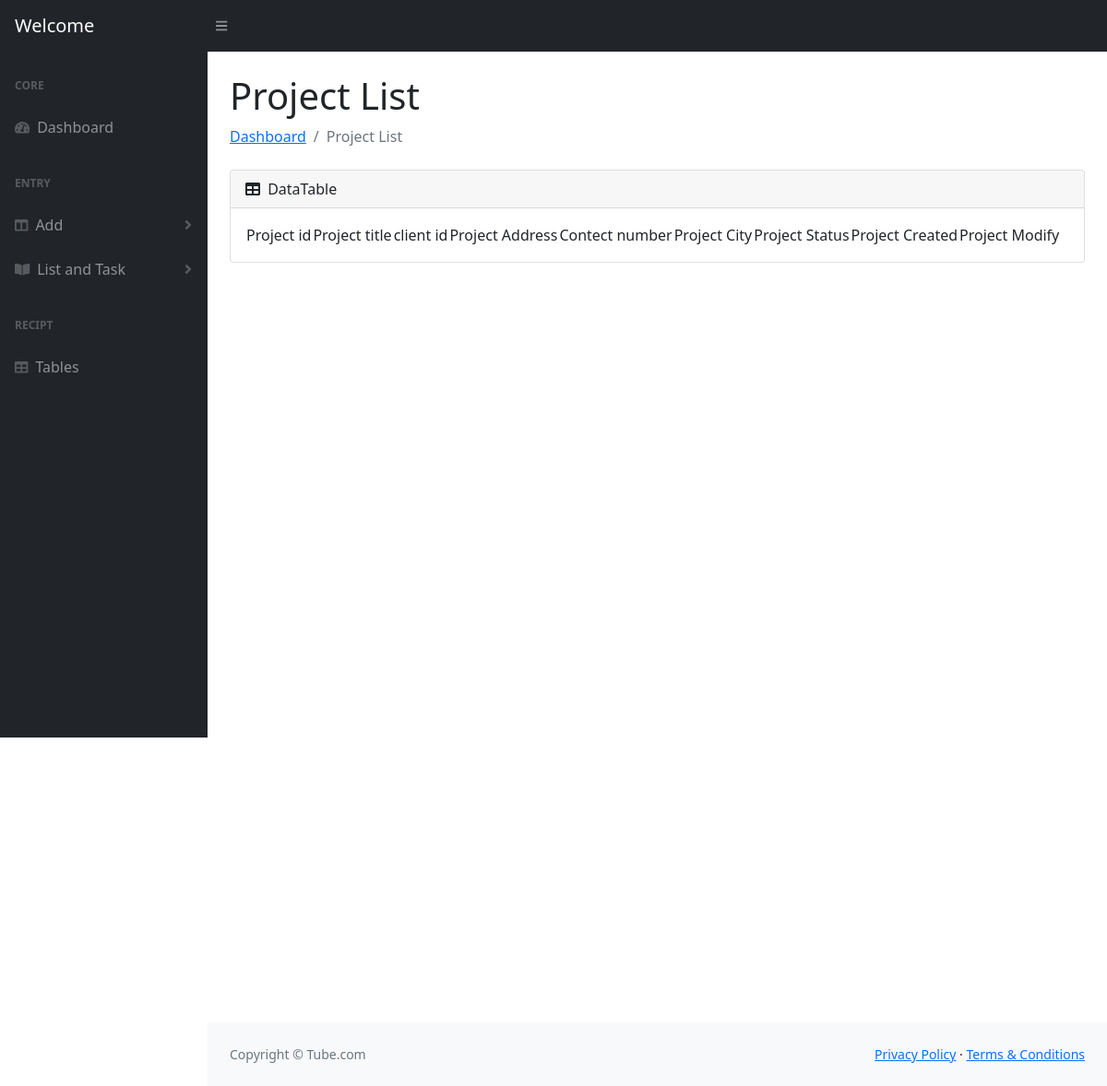
Before: /vproject with the older database file.
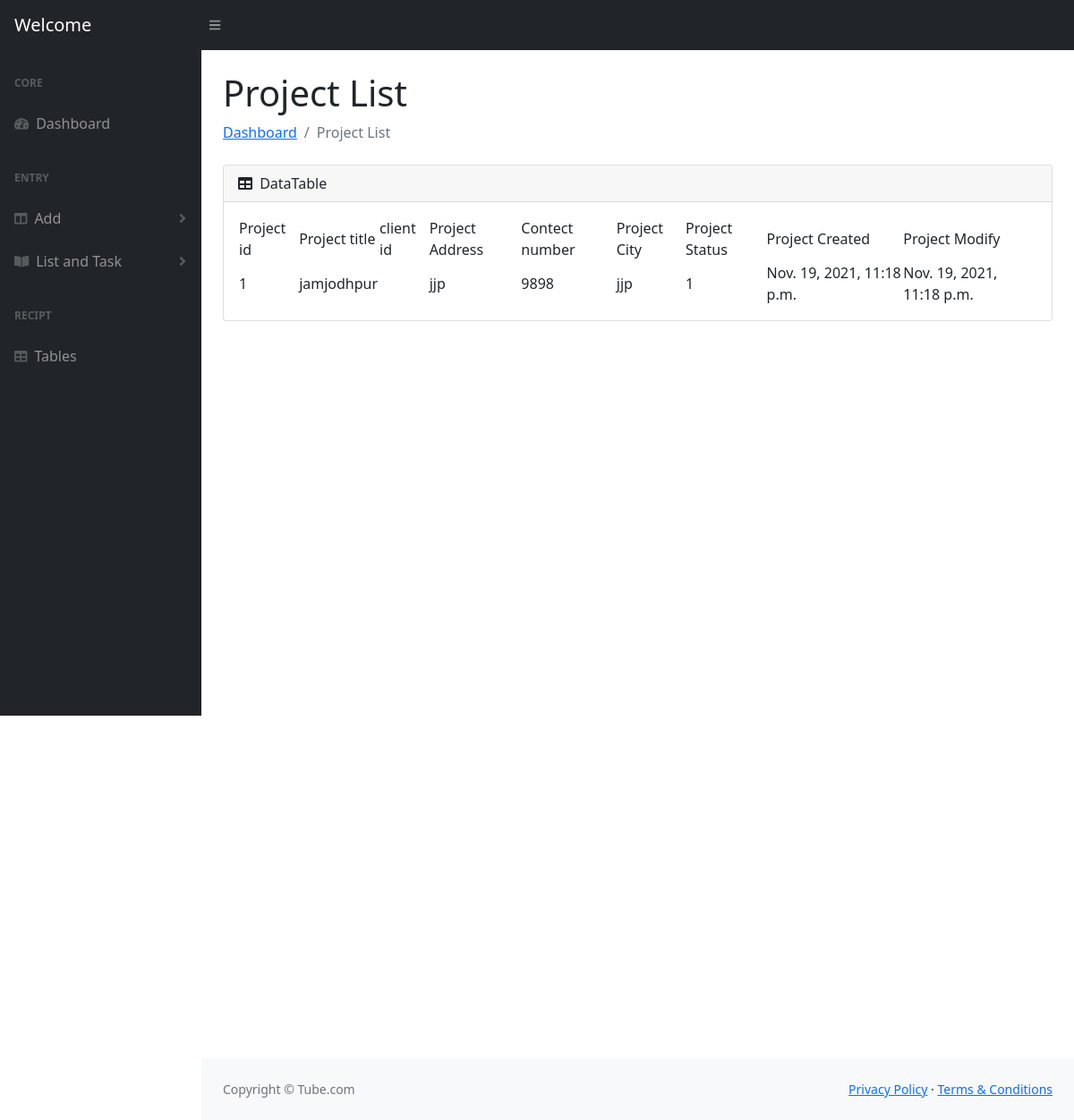
After: the same page with the newer database file.
### moduls/models.py (models this page shows)
class Project(models.Model):
    projectid =  models.AutoField(primary_key=True)
    projecttitle = models.CharField(max_length=100)
    plantid = models.ForeignKey(Plant,on_delete=models.CASCADE)
    address = models.CharField(max_length=200)
    projectcity = models.CharField(max_length=40)
    projectcountry = models.CharField(max_length=30)
    contecnumber = models.IntegerField()
    state = models.IntegerField(choices=STATUS_CHOICES)
    created = models.DateTimeField(auto_now_add=True)
    modify = models.DateTimeField(auto_now=True)

### moduls/views.py (the view)
# urls.py: path('vproject',views.vproject,name="vproject"),
def vproject(request):
    if request.method == 'POST':
        return render(request,'vproject.html')
    else:
        projectdata = Project.objects.all()
        return render(request, 'vproject.html',{'pd':projectdata})

### moduls/templates/vproject.html (shortened to what the changed rows need)
<!DOCTYPE html>
<html lang="en">
{% load static %}
    <head>
        <link href="https://cdn.jsdelivr.net/npm/simple-datatables@latest/dist/style.css" rel="stylesheet" />
        <link href="{% static 'css/styles.css' %}" rel="stylesheet" />
    </head>
    <body class="sb-nav-fixed">
        <div id="layoutSidenav">
            <div id="layoutSidenav_content">
                <main>
                    <div class="container-fluid px-4">
 <h1 class="mt-4">Project List</h1>
                        <div class="card mb-4">
                            <div class="card-body">
                               <table id="datatablesSimple">
                                        {% for i in pd %}
                                        <tr>
                                            <td>{{i.projectid}}</td>
                                            <td>{{i.projecttitle}}</td>
                                            <td>{{i.plantid.siteid.clientid.clientid}}</td>
                                            <td>{{i.address}}</td>
                                            <td>{{i.contecnumber}}</td>
                                            <td>{{i.projectcity}}</td>
                                            <td>{{i.state}}</td>
                                            <td>{{i.created}}</td>
                                            <td>{{i.modify}}</td>
                                        </tr>
                                        {% endfor %}
                               </table>
                            </div>
                        </div>
                    </div>
                </main>
            </div>
        </div>
    </body>
</html>

Changed rows visible on the page:
added Project: projectid "1", projecttitle "jamjodhpur", address "jjp", contecnumber "9898", projectcity "jjp", state "1", created "Nov. 19, 2021, 11:18 p.m.", modify "Nov. 19, 2021, 11:18 p.m."
